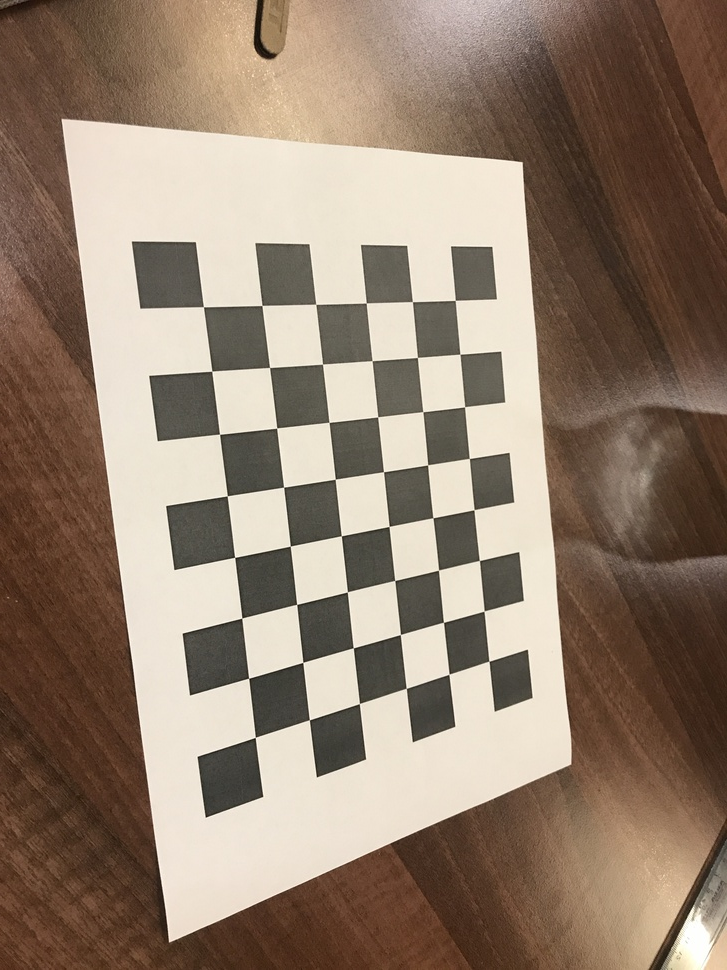
#> input picture data/iPhone7/IMG_5713.JPG, 727 x 970 px, shrunk from 3024 x 4032 before the run; its folder holds only this picture in this run
$ python calibration.py
#> lines starting #> are read from the running program, lines starting #| are printed output that depends on the picture; after the words box and inside, x2 and y2 are one past the last pixel; in counts of white or black regions, pixels touching at a corner belong together
import glob

import cv2 as cv
import numpy as np


def save_calibration_matrix(mtx: np.ndarray):
    np.savetxt("data/K.txt", mtx, fmt="%.6f")


def save_poses(rvecs: np.ndarray, tvecs: np.ndarray):
    poses = np.zeros((len(rvecs), 6))
    for i, (rvec, tvec) in enumerate(zip(rvecs, tvecs)):
        poses[i:] = np.array(np.c_[rvec.T, tvec.T])
    np.savetxt("data/poses.txt", poses, fmt="%.12f")

    return poses


def calibrate_camera():
    # termination criteria
    criteria = (cv.TERM_CRITERIA_EPS + cv.TERM_CRITERIA_MAX_ITER, 30, 0.001)

    # prepare object points, like (0,0,0), (1,0,0), (2,0,0) ....,(6,5,0)
    objp = np.zeros((6 * 8, 3), np.float32)
    objp[:, :2] = np.mgrid[0:8, 0:6].T.reshape(-1, 2) * 24

    # Arrays to store object points and image points from all the images.
    objpoints = []  # 3d point in real world space
    imgpoints = []  # 2d points in image plane.

    images = sorted(glob.glob("data/iPhone7/*.JPG"))

    for fname in images:
        print(fname)
        img = cv.imread(fname)
#> img is the input picture: shape (970, 727, 3); mean B, G, R 111.1, 127.8, 146.3
        gray = cv.cvtColor(img, cv.COLOR_BGR2GRAY)
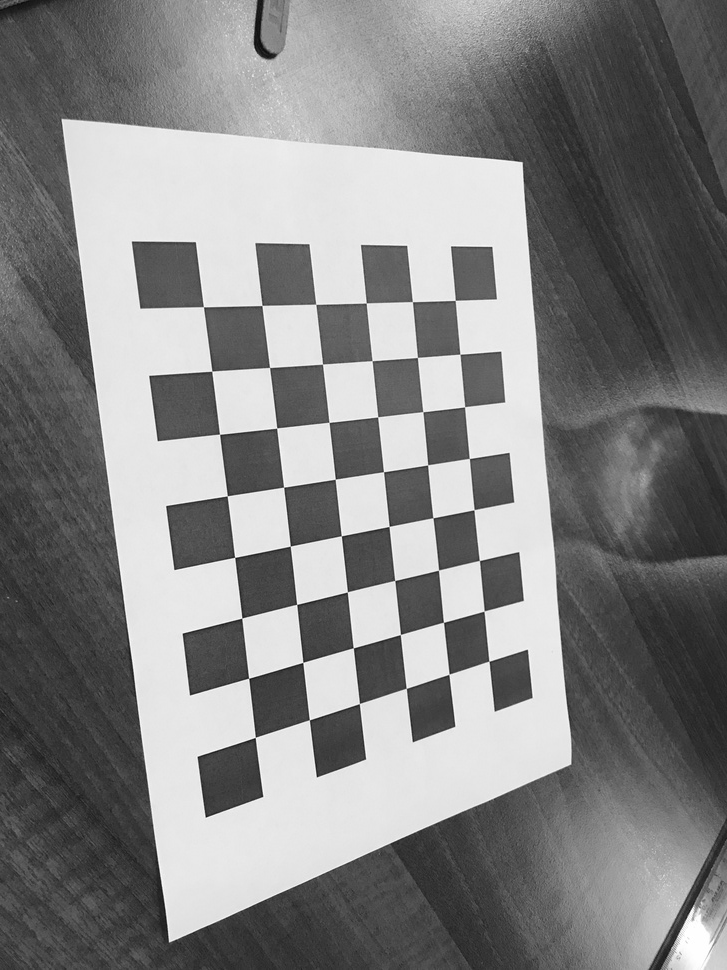
#> gray: shape (970, 727); min 9, max 255, mean 131.4

        # Find the chess board corners
        ret, corners = cv.findChessboardCorners(gray, (8, 6), None)
#> ret = True; corners = 48 rows, first 8: [455.2, 300.4], [459.9, 354.2], [464.6, 406.8], [469.3, 458.5], [474.1, 509.7], [479.4, 560.5], [484, 611.1], [488.9, 661.2]

        print(ret)
#| True

        # If found, add object points, image points (after refining them)
        if ret == True:
            objpoints.append(objp)

            corners2 = cv.cornerSubPix(gray, corners, (11, 11), (-1, -1), criteria)
#> corners2 = 48 rows, first 8: [455.3, 300.4], [459.9, 354.2], [464.6, 406.7], [469.3, 458.5], [474.1, 509.7], [479.4, 560.5], [484.1, 611], [488.9, 661.2]
            imgpoints.append(corners2)

            # Draw and display the corners
            cv.drawChessboardCorners(img, (8, 6), corners2, ret)
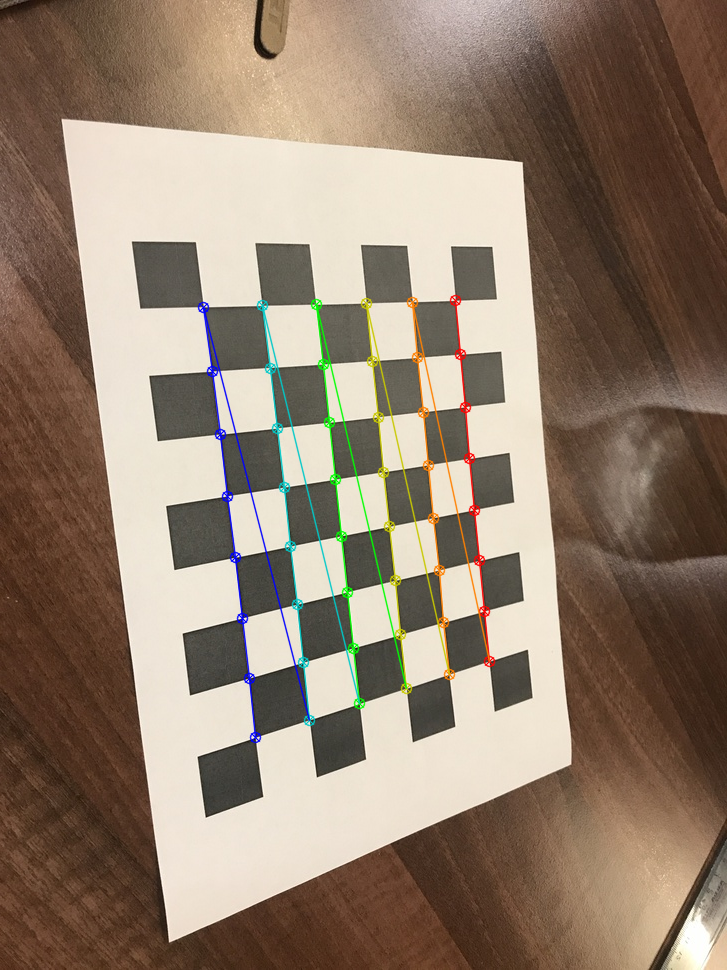
#> img: shape (970, 727, 3); 2.37% of pixels changed, all inside (x1, y1, x2, y2) = (197, 294, 496, 744)
            cv.imshow("img", img)
            cv.waitKey(500)

    cv.destroyAllWindows()

    ret, mtx, dist, rvecs, tvecs = cv.calibrateCamera(
        objpoints, imgpoints, gray.shape[::-1], None, None
    )
#> ret = 0.266; mtx = [[1067.6, 0, 372.9], [0, 973.5, 485], [0, 0, 1]]; dist = [[0.411, -2.94, -0.000439, -0.00142, -2.83]]; rvecs = ([-0.476, -0.577, 1.38],); tvecs = ([34.11, -83.57, 446.1],)
    save_calibration_matrix(mtx=mtx)
    poses = save_poses(rvecs=rvecs, tvecs=tvecs)
#> in save_poses, `poses = np.zeros((len(rvecs), 6))`: poses = [[0, 0, 0, 0, 0, 0]]
#> the loop in save_poses, `for i, (rvec, tvec) in enumerate(zip(rvecs, tvecs)):` made 1 pass
#> (rvec, tvec) on pass 1: ([-0.476, -0.577, 1.38], [34.11, -83.57, 446.1])
#> after the loop in save_poses, `for i, (rvec, tvec) in enumerate(zip(rvecs, tvecs)):`: poses = [[-0.476, -0.577, 1.38, 34.11, -83.57, 446.1]]
#> poses = [[-0.476, -0.577, 1.38, 34.11, -83.57, 446.1]]

    return mtx, poses


if __name__ == "__main__":
    calibrate_camera()

$ run again, on data/iPhone7/IMG_5715_small.JPG
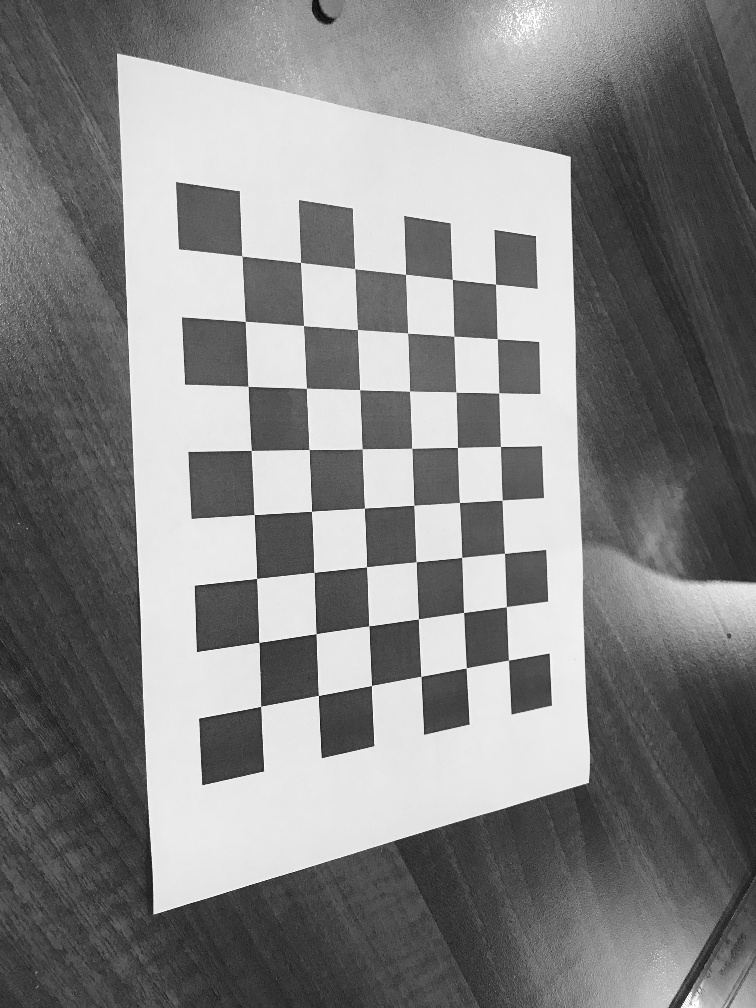
#> input picture data/iPhone7/IMG_5715_small.JPG, 756 x 1008 px
#> in calibrate_camera, img is the input picture: shape (1008, 756, 3); min 3, max 255, mean 131.1
#> in calibrate_camera, `ret, corners = cv.findChessboardCorners(gray, (8, 6), None)`: ret = True; corners = 48 rows, first 8: [495.5, 284.2], [497.2, 338.7], [498.7, 392.9], [500.5, 446.5], [502.2, 500.2], [504.5, 553.4], [506.3, 606.6], [508.5, 660.2]
#| True
#> corners2 = 48 rows, first 8: [495.5, 284.1], [497.3, 338.8], [498.7, 392.9], [500.4, 446.5], [502.2, 500.1], [504.5, 553.3], [506.4, 606.6], [508.4, 660.1]
#> in calibrate_camera, `cv.drawChessboardCorners(img, (8, 6), corners2, ret)`:
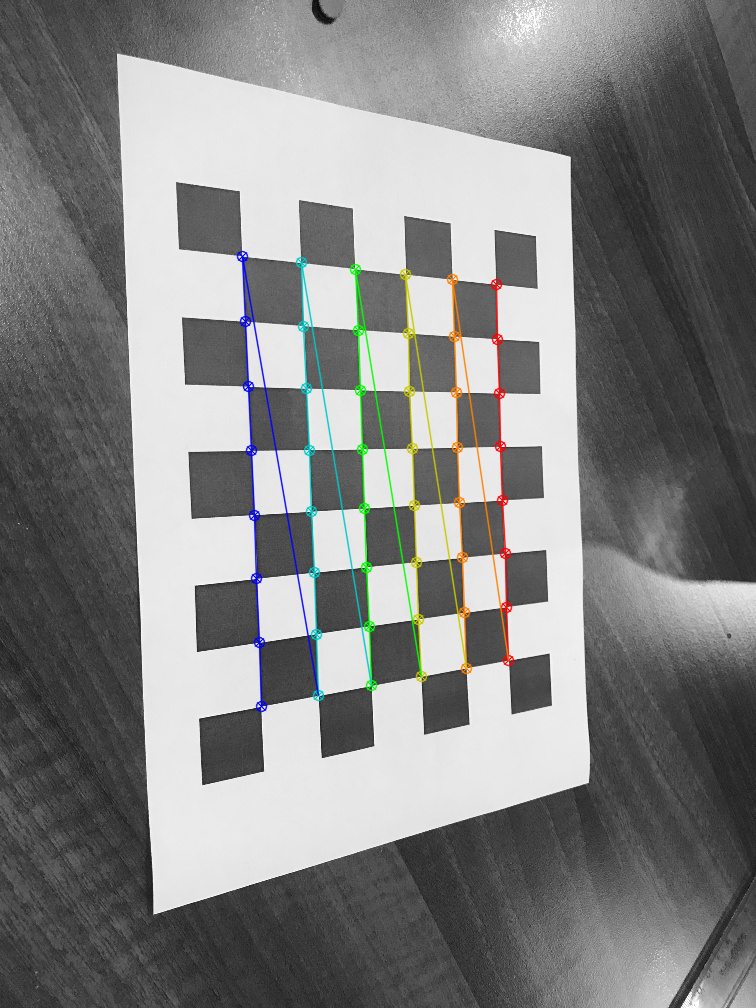
#> img: shape (1008, 756, 3); 2.27% of pixels changed, all inside (x1, y1, x2, y2) = (236, 250, 515, 713)
#> in calibrate_camera, `ret, mtx, dist, rvecs, tvecs = cv.calibrateCamera( objpoints, imgpoint..`: ret = 0.273; mtx = [[1164, 0, 406.5], [0, 1052.3, 497], [0, 0, 1]]; dist = [[0.314, -0.953, 0.000836, 0.00208, -7.79]]; rvecs = ([-0.541, -0.563, 1.46],); tvecs = ([35.83, -94.55, 473],)
#> in save_poses, `poses = np.zeros((len(rvecs), 6))`: poses = [[0, 0, 0, 0, 0, 0]]
#> the loop in save_poses, `for i, (rvec, tvec) in enumerate(zip(rvecs, tvecs)):` made 1 pass
#> (rvec, tvec) on pass 1: ([-0.541, -0.563, 1.46], [35.83, -94.55, 473])
#> after the loop in save_poses, `for i, (rvec, tvec) in enumerate(zip(rvecs, tvecs)):`: poses = [[-0.541, -0.563, 1.46, 35.83, -94.55, 473]]

$ run again, on data/iPhone7/IMG_5716_small.JPG
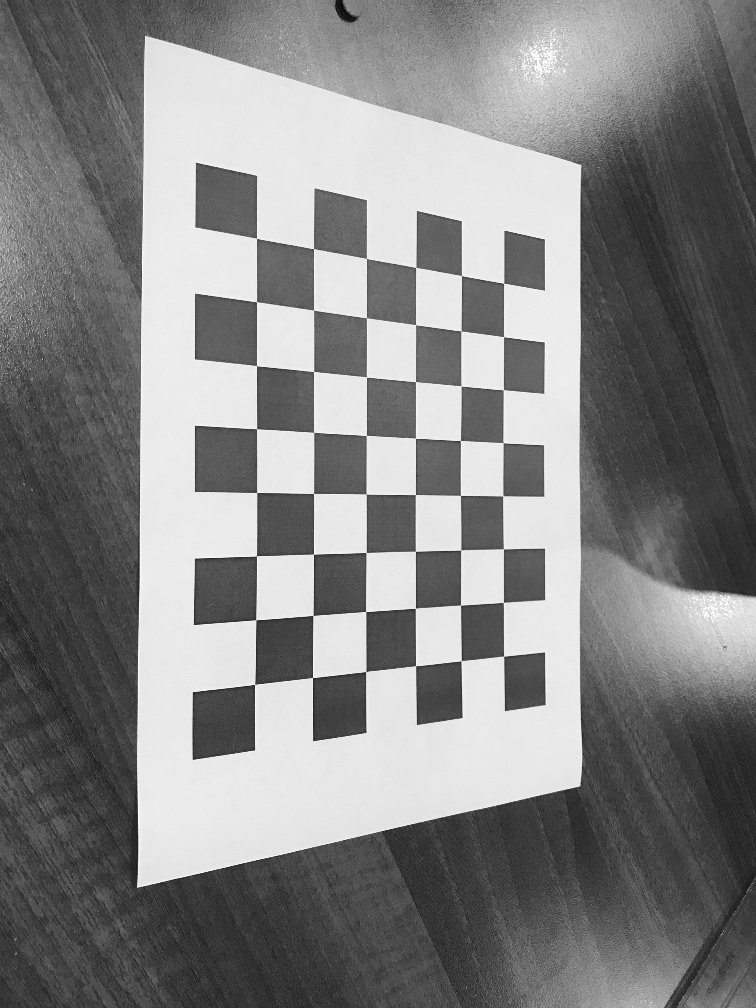
#> input picture data/iPhone7/IMG_5716_small.JPG, 756 x 1008 px
#> in calibrate_camera, img is the input picture: shape (1008, 756, 3); min 4, max 255, mean 131.1
#> in calibrate_camera, `ret, corners = cv.findChessboardCorners(gray, (8, 6), None)`: ret = True; corners = 48 rows, first 8: [503.6, 283.4], [503.5, 336.5], [503.2, 389.6], [503, 442.6], [502.7, 495.9], [503.5, 549], [503.4, 602.4], [503.6, 656.2]
#| True
#> corners2 = 48 rows, first 8: [503.6, 283.2], [503.5, 336.6], [503.3, 389.7], [503, 442.7], [502.7, 495.8], [503.4, 548.8], [503.4, 602.3], [503.6, 656.1]
#> in calibrate_camera, `cv.drawChessboardCorners(img, (8, 6), corners2, ret)`:
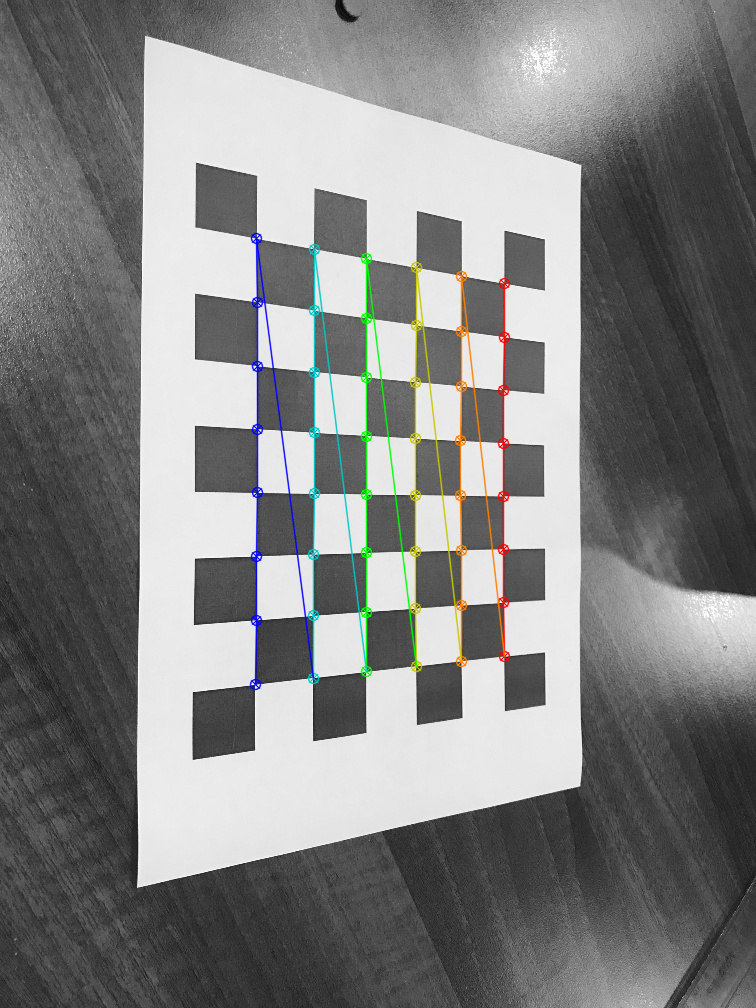
#> img: shape (1008, 756, 3); 2.26% of pixels changed, all inside (x1, y1, x2, y2) = (249, 232, 511, 691)
#> in calibrate_camera, `ret, mtx, dist, rvecs, tvecs = cv.calibrateCamera( objpoints, imgpoint..`: ret = 0.272; mtx = [[823.3, 0, 399.2], [0, 836.8, 496], [0, 0, 1]]; dist = [[0.186, -0.306, -0.000587, -0.00174, -3.34]]; rvecs = ([-0.439, -0.411, 1.53],); tvecs = ([48.13, -96.05, 382.1],)
#> in save_poses, `poses = np.zeros((len(rvecs), 6))`: poses = [[0, 0, 0, 0, 0, 0]]
#> the loop in save_poses, `for i, (rvec, tvec) in enumerate(zip(rvecs, tvecs)):` made 1 pass
#> (rvec, tvec) on pass 1: ([-0.439, -0.411, 1.53], [48.13, -96.05, 382.1])
#> after the loop in save_poses, `for i, (rvec, tvec) in enumerate(zip(rvecs, tvecs)):`: poses = [[-0.439, -0.411, 1.53, 48.13, -96.05, 382.1]]

$ run again, on data/iPhone7/IMG_5717.JPG
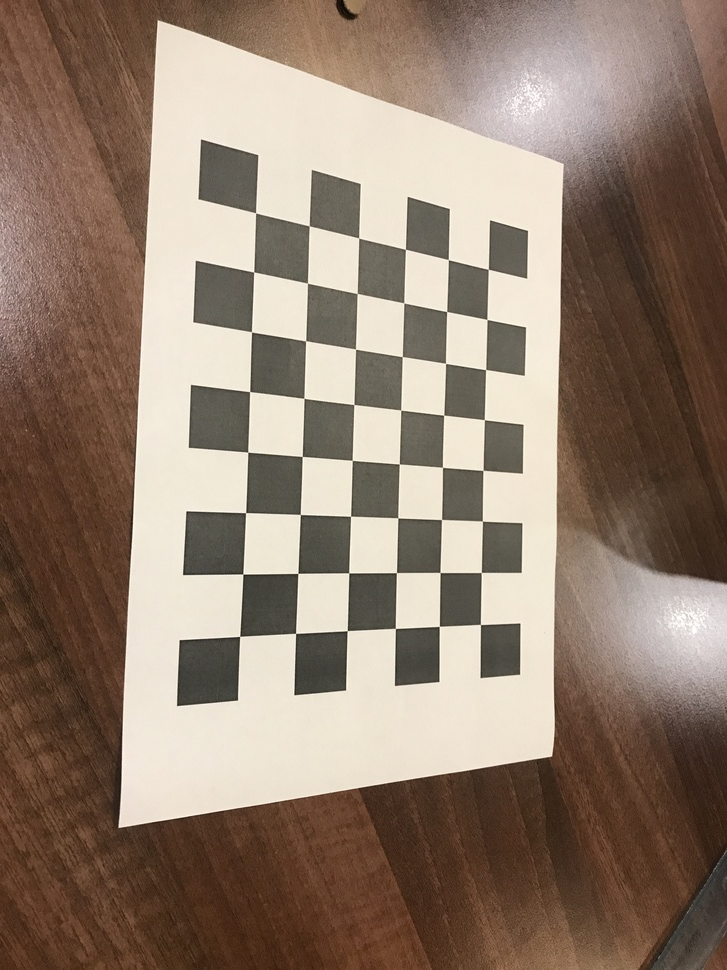
#> input picture data/iPhone7/IMG_5717.JPG, 727 x 970 px, shrunk from 3024 x 4032 before the run
#> in calibrate_camera, img is the input picture: shape (970, 727, 3); mean B, G, R 110.5, 125.9, 144.4
#> in calibrate_camera, `gray = cv.cvtColor(img, cv.COLOR_BGR2GRAY)`:
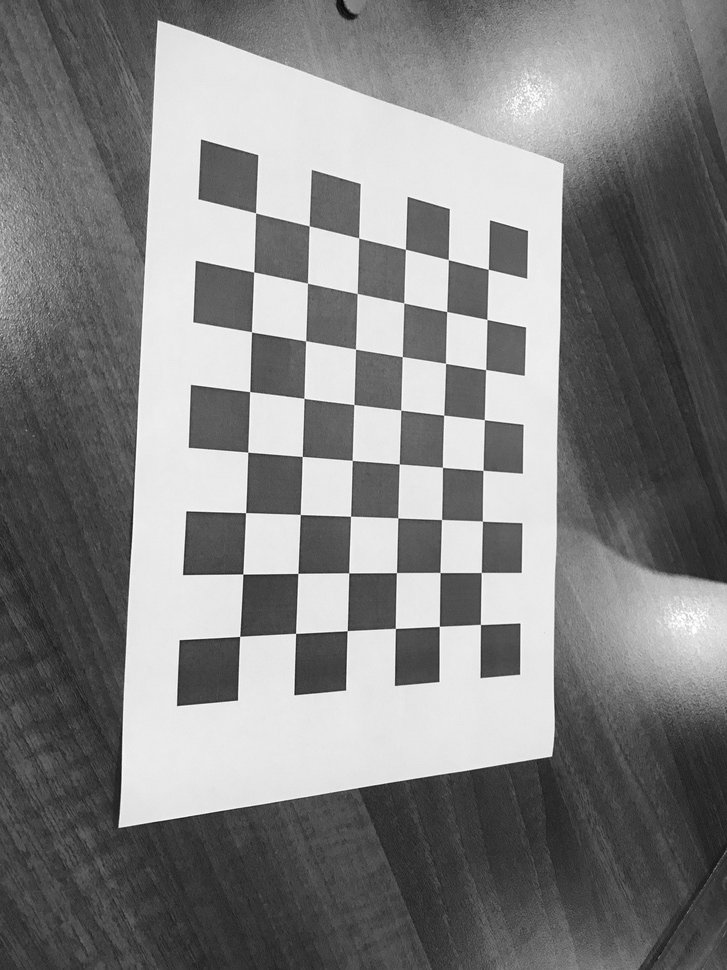
#> gray: shape (970, 727); min 6, max 255, mean 129.7
#> in calibrate_camera, `ret, corners = cv.findChessboardCorners(gray, (8, 6), None)`: ret = True; corners = 48 rows, first 8: [488.3, 269.3], [487, 319.5], [485.6, 369.6], [484.4, 419.7], [483, 470.4], [482.5, 521.1], [481.3, 572.4], [480.5, 624.5]
#| True
#> corners2 = 48 rows, first 8: [488.3, 269.3], [486.9, 319.4], [485.6, 369.6], [484.3, 419.7], [483.1, 470.4], [482.4, 521.1], [481.3, 572.5], [480.4, 624.5]
#> in calibrate_camera, `cv.drawChessboardCorners(img, (8, 6), corners2, ret)`:
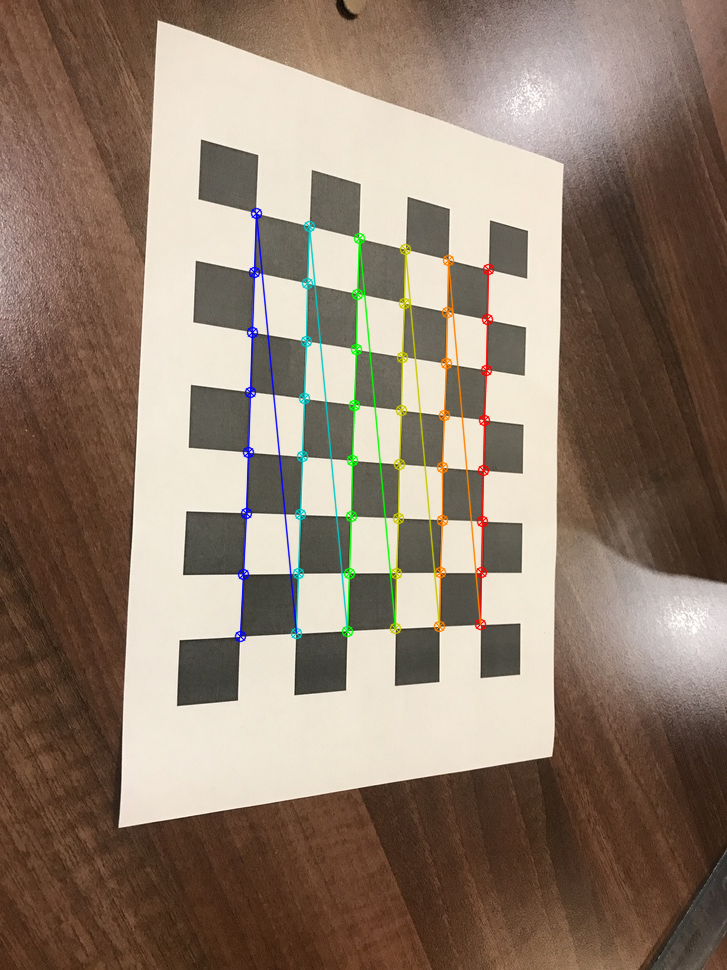
#> img: shape (970, 727, 3); 2.34% of pixels changed, all inside (x1, y1, x2, y2) = (234, 207, 495, 643)
#> in calibrate_camera, `ret, mtx, dist, rvecs, tvecs = cv.calibrateCamera( objpoints, imgpoint..`: ret = 0.238; mtx = [[890.3, 0, 391.8], [0, 876.6, 477.6], [0, 0, 1]]; dist = [[0.294, -1.82, 0.00239, 0.00127, 3.35]]; rvecs = ([-0.512, -0.434, 1.56],); tvecs = ([45.31, -99.23, 422.5],)
#> in save_poses, `poses = np.zeros((len(rvecs), 6))`: poses = [[0, 0, 0, 0, 0, 0]]
#> the loop in save_poses, `for i, (rvec, tvec) in enumerate(zip(rvecs, tvecs)):` made 1 pass
#> (rvec, tvec) on pass 1: ([-0.512, -0.434, 1.56], [45.31, -99.23, 422.5])
#> after the loop in save_poses, `for i, (rvec, tvec) in enumerate(zip(rvecs, tvecs)):`: poses = [[-0.512, -0.434, 1.56, 45.31, -99.23, 422.5]]
